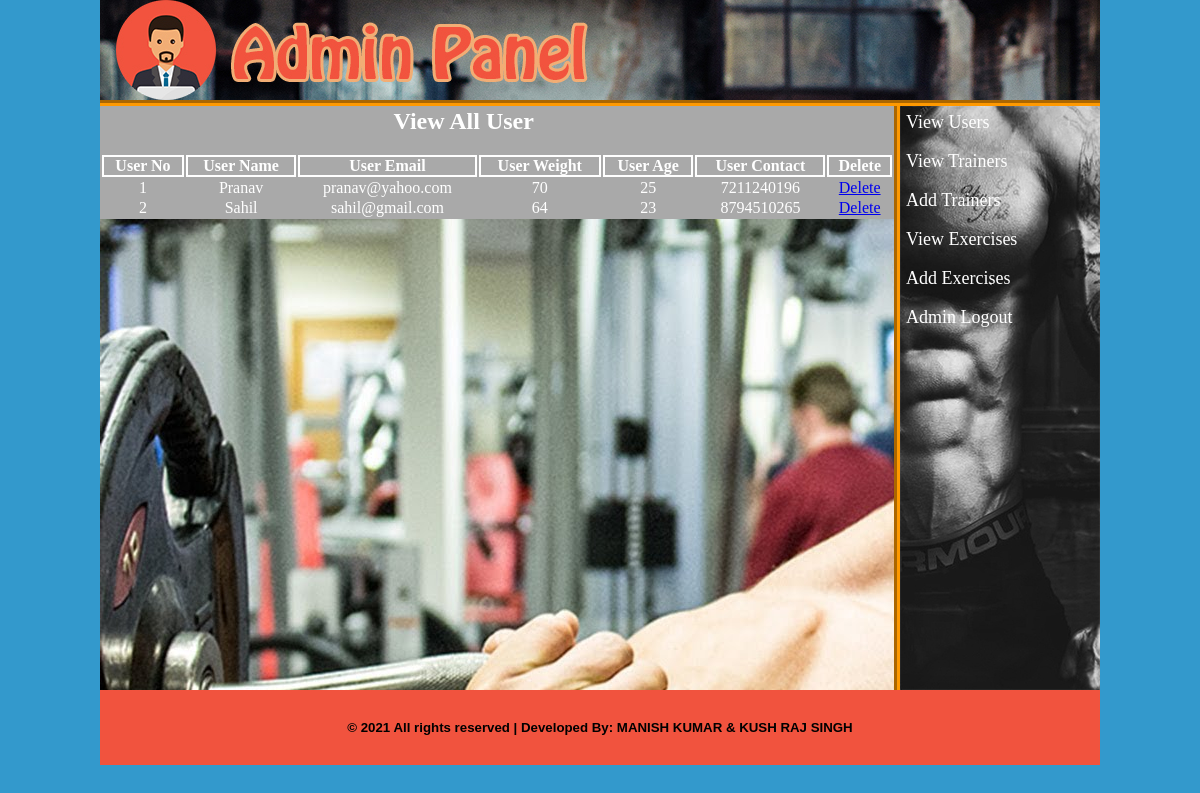
Page /admin/index.php?view_users (signed in) on the committed database.
### tables this page shows
CREATE TABLE `users` (
  `user_id` int(10) NOT NULL,
  `user_name` varchar(20) NOT NULL,
  `user_email` varchar(30) NOT NULL,
  `user_pass` varchar(20) NOT NULL,
  `user_weight` int(10) NOT NULL,
  `user_age` int(10) NOT NULL,
  `user_contact` varchar(20) NOT NULL
);

### admin/view_users.php (the view, shortened to what this page needs)
<html>
<head>
</head>
<body>
	<table align="center" width="794" style="color:white;">
		<tr align="center">
			<td colspan="6"><h2>View All User</h2><br></td>
		</tr>
		<tr>
			<th>User No</th>
			<th>User Name</th>
			<th>User Email</th>
			<th>User Weight</th>
			<th>User Age</th>
			<th>User Contact</th>
			<th>Delete</th>
		</tr>
		<?php
		$i=0;
			$sel_user="SELECT * FROM users";
			$run_user=mysqli_query($con, $sel_user);
			while ($row_user=mysqli_fetch_array($run_user)) {
				$user_id=$row_user['user_id'];
				$user_name=$row_user['user_name'];
				$user_email=$row_user['user_email'];
				$user_weight=$row_user['user_weight'];
				$user_age=$row_user['user_age'];
				$user_contact=$row_user['user_contact'];
				$i++;
		?>
		<tr align="center">
			<td><?php echo $i; ?></td>
			<td><?php echo $user_name; ?></td>
			<td><?php echo $user_email; ?></td>
			<td><?php echo $user_weight; ?></td>
			<td><?php echo $user_age; ?></td>
			<td><?php echo $user_contact; ?></td>
			<td><a href="index.php?delete_user=<?php echo $user_id; ?>">Delete</a></td>
		</tr>
		<?php } ?>
	</table>
</body>
</html>

### admin/styles/style.css (style rules this page uses)
html, body, div, span, applet, object, iframe, h1, h2, h3, h4, h5, h6, p, blockquote, pre, a, abbr, acronym, address, big, cite, code, del, dfn, em, img, ins, kbd, q, s, samp, small, strike, strong, sub, sup, tt, var, b, u, i, center, dl, dt, dd, ol, ul, li, fieldset, form, label, legend, table, caption, tbody, tfoot, thead, tr, th, td, article, aside, canvas, details, embed, figure, figcaption, footer, header, hgroup, menu, nav, output, ruby, section, summary, time, mark, audio, video { margin: 0; padding: 0; border: 0; vertical-align: baseline; }
body { background-color: #39C; background-repeat: no-repeat; }

### admin/view_users.php (style rules this page uses)
table { background-color: darkgrey; }
tr,th { border: 2px solid white; }

### rows in the picture
users: user_name "Pranav", user_email "pranav@yahoo.com", user_weight "70", user_age "25", user_contact "7211240196"
users: user_name "Sahil", user_email "sahil@gmail.com", user_weight "64", user_age "23", user_contact "8794510265"
